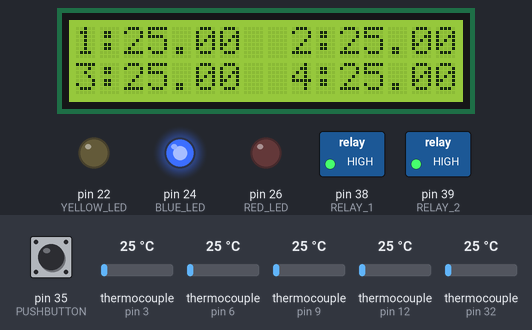
The sketch below on a simulated Arduino Mega 2560, built with avr-gcc and run on an emulated ATmega2560. On the bench: 16×2 character LCD, switched loads named in the sketch (green lamp = pin HIGH), output pins drawn as LEDs (lit = HIGH). The test bench sets the inputs (shaded band); at power-on: pin 35 (PUSHBUTTON) HIGH, thermocouple (sensors on pin 32, pin 3, pin 6, pin 9, pin 12) 25 °C. What the sketch prints to the serial monitor is not drawn.

Above: at 4.2 s.
4.3 s: pin 35 (PUSHBUTTON) pulled LOW for 3.2 s
At 7.6 s:
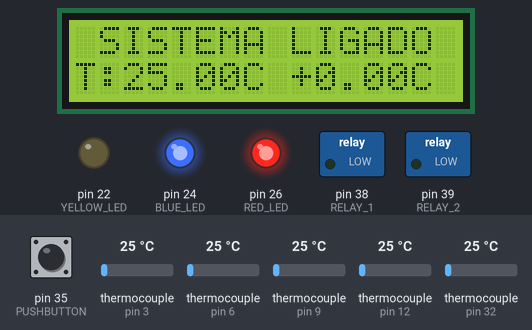
9.0 s: thermocouple (sensor on pin 32) set to 34 °C
At 11.2 s:
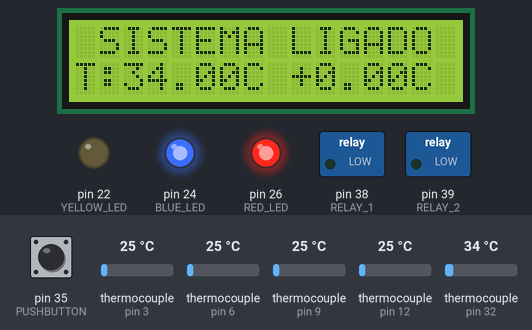
11.6 s: thermocouple (sensor on pin 32) set to 44 °C
At 13.5 s:
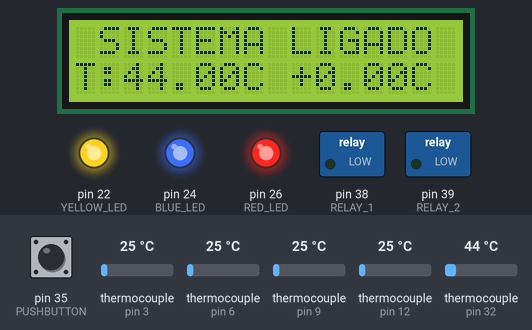
14.6 s: pin 35 (PUSHBUTTON) pulled LOW for 1.2 s
At 15.9 s:
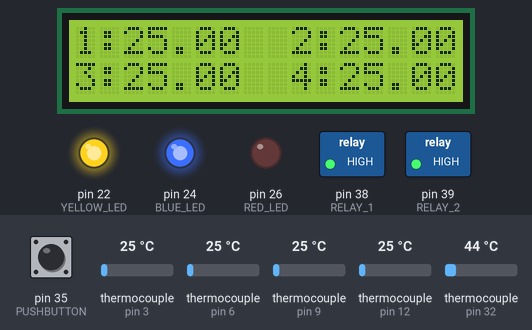
17.3 s: thermocouple (sensor on pin 3) set to 6 °C
At 19.4 s:
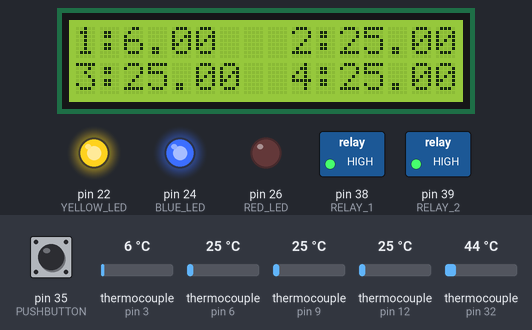
19.7 s: thermocouple (sensor on pin 6) set to 6 °C
At 21.0 s:
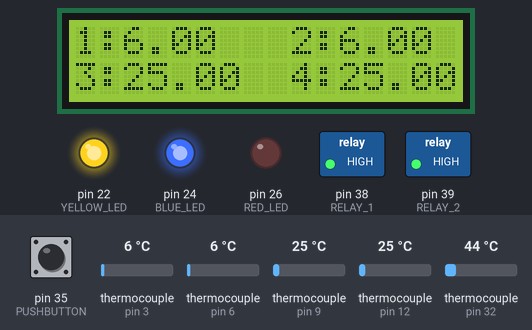
Timing chart, 0 to 22.7 s (numbered marks = the images above; inputs shaded):
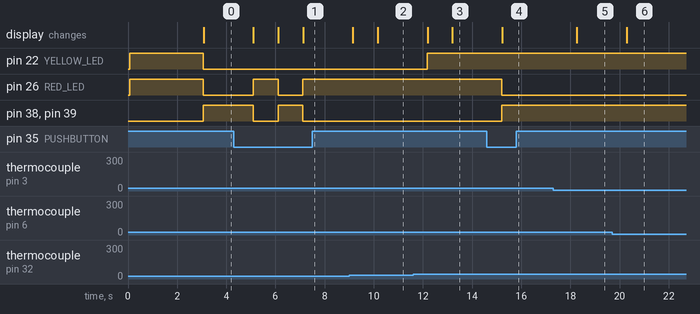

The sketch:

lucas_TCC.ino
```cpp
// BIBLIOTECA

#include "max6675.h" // include MAX6675
#include <LiquidCrystal.h> // LiquidCrystal

// PINOS DIGITAL

#define TK01_SLK 2      // pin SCK Sensor 1
#define TK01_CS 3       // pin CS  Sensor 1
#define TK01_SO 4       // pin SO  Sensor 1
#define TK02_SLK 5      // pin SCK Sensor 2
#define TK02_CS 6       // pin CS  Sensor 2
#define TK02_SO 7       // pin SO  Sensor 2
#define TK03_SLK 8      // pin SCK Sensor 3
#define TK03_CS 9       // pin CS  Sensor 3
#define TK03_SO 10      // pin SO  Sensor 3
#define TK04_SLK 11     // pin SCK Sensor 4
#define TK04_CS 12      // pin CS  Sensor 4
#define TK04_SO 13      // pin SO  Sensor 4
#define TK05_SLK 30     // pin SCK Sensor 5
#define TK05_CS 32      // pin CS  Sensor 5
#define TK05_SO 34      // pin SO  Sensor 5

#define YELLOW_LED 22   // pin LED AMARELO
#define BLUE_LED 24     // pin LED AZUL
#define RED_LED 26      // pin LED VERMELHO
#define PUSHBUTTON 35   // pin (Push Button)BOTÃO QUE INICIA O EXPERIMENTO
#define RELAY_1 38      // pin RESISTENCIA (Relay 1) AQUECER A BARRA
#define RELAY_2 39      // pin RESISTENCIA (Relay 2) AQUECER A BARRA

// VARIABLES
int T = 40;                   // Controle de temperatura do amarelo
int danger = 150;              // Valor de temperatura que o sistema desliga sozinho
unsigned long lastTime = 0;
const int interval = 10000;   // Tempo em milissegundos (10 segundos)
int state_button = 2;
float celsius_new = 0.0;
float celsius_old = 0.0;
LiquidCrystal lcd(43, 44, 47, 48, 51, 52); // Display

// INSTANCES

MAX6675 ktc01(TK01_SLK, TK01_CS, TK01_SO); // Instance Sensor 1 SENSOR BARRA
MAX6675 ktc02(TK02_SLK, TK02_CS, TK02_SO); // Instance Sensor 2 SENSOR BARRA
MAX6675 ktc03(TK03_SLK, TK03_CS, TK03_SO); // Instance Sensor 3 SENSOR BARRA
MAX6675 ktc04(TK04_SLK, TK04_CS, TK04_SO); // Instance Sensor 4 SENSOR BARRA
MAX6675 ktc05(TK05_SLK, TK05_CS, TK05_SO); // Instance Sensor 5 RESISTENCIA

void setup(){
    Serial.begin(9600); //INICIALIZA A SERIAL

    lcd.begin(16, 2);                  // Define o número de colunas e linhas do LCD
    lcd.clear();                       // Limpa a tela
    lcd.setCursor(0, 0);
    lcd.print("Iniciando Modulo");
    lcd.setCursor(3, 1);
    lcd.print("Aguarde... ");

    pinMode(PUSHBUTTON, INPUT_PULLUP); // Define o pino do botao como entrada
    pinMode(YELLOW_LED, OUTPUT);
    pinMode(BLUE_LED, OUTPUT);
    pinMode(RED_LED, OUTPUT);
    pinMode(RELAY_1, OUTPUT);
    pinMode(RELAY_2, OUTPUT);

    // PARAMETRO INICIAL DE VERIFICAÇÃO
    digitalWrite(YELLOW_LED, HIGH);
    digitalWrite(BLUE_LED, HIGH);
    digitalWrite(RED_LED, HIGH);
    digitalWrite(RELAY_1, LOW);
    digitalWrite(RELAY_2, LOW);
    delay(3000); // INTERVALO DE 1000 MILISSEGUNDOS
    digitalWrite(YELLOW_LED, LOW);
    digitalWrite(BLUE_LED, HIGH);
    digitalWrite(RED_LED, LOW);
    digitalWrite(RELAY_1, HIGH);
    digitalWrite(RELAY_2, HIGH);
}

void loop(){

    unsigned long currentTime = millis(); // Obtém o tempo atual em milissegundos

    // Verifica se já se passaram 10 segundos desde a última leitura
    if (currentTime - lastTime >= interval) {
        lastTime = currentTime; // Atualiza o tempo da última leitura

        // LÊ AS TEMPERATURAS DOS SENSORES E AS ENVIA PARA O PYTHON
        Serial.print(millis() / 1000.0); // Envia o tempo em segundos
        Serial.print(", ");
        Serial.print(ktc01.readCelsius());
        Serial.print(", ");
        Serial.print(ktc02.readCelsius());
        Serial.print(", ");
        Serial.print(ktc03.readCelsius());
        Serial.print(", ");
        Serial.print(ktc04.readCelsius());
        Serial.print(", ");
        Serial.print(ktc05.readCelsius());
        Serial.println();
    }

    // SE O BOTÃO FOR PRESSIONADO
    /*
    Quando o botão é precionado ele vai acrecentar um número saindo de um estado par(0) par impar(1)
    Quando estiver sobre a rotina IMPAR o LED VERMELHO vai LIGAR junto com as RESISTÊNCIAS,
    Inicialmento o Display estará fazendo a verificação das temperadtura dos 4 termopares
    Quando o botão for precionado o display sai da leitura dos 4 sensores e inicia a verificação do 5° termopar (resistencia)
    */
    if (digitalRead(PUSHBUTTON) == LOW){
        state_button = state_button + 1;
    }

    // LEDS
    digitalWrite(BLUE_LED, HIGH);       // SISTEMA (LIGADO)

    if (ktc05.readCelsius() >= T){      // CONTROLE DE TEMPERATURA (LED AMARELO)
      digitalWrite(YELLOW_LED, HIGH);   // RESISTÊNCIA >= T 40ºC
    } else {
      digitalWrite(YELLOW_LED, LOW);    // RESISTÊNCIA > T 40ºC
    }

    if (state_button % 2 == 0){         // SE PAR

        digitalWrite(RED_LED, LOW);     // RESISTÊNCIA DESLIGADA
        // RELAYs
        digitalWrite(RELAY_1, HIGH);    // RESISTÊNCIA DESLIGADA (DEVIDO AOS RELAY SEREM UM CONJUNTO DE 4 UNIDADES USADOS EM MOTORES)
        digitalWrite(RELAY_2, HIGH);    // RESISTÊNCIA DESLIGADA (DEVIDO AOS RELAY SEREM UM CONJUNTO DE 4 UNIDADES USADOS EM MOTORES)

         /*
          LIMPA A TELA DO DISPLAY, POSTERIORMENTE INICIA A LEITURA DA TEMPERATURA DO TERMISTOR 1 AO 4
          */
        // LCD DISPLAY
        lcd.clear();                     // Limpa a tela
        lcd.setCursor(0, 0);
        lcd.print("1:");
        lcd.setCursor(2, 0);
        lcd.print(ktc01.readCelsius());
        lcd.setCursor(7, 0);
        lcd.print("  ");
        lcd.setCursor(9, 0);
        lcd.print("2:");
        lcd.setCursor(11, 0);
        lcd.print(ktc02.readCelsius());
        lcd.setCursor(0, 1);
        lcd.print("3:");
        lcd.setCursor(2, 1);
        lcd.print(ktc03.readCelsius());
        lcd.setCursor(7, 1);
        lcd.print("  ");
        lcd.setCursor(9, 1);
        lcd.print("4:");
        lcd.setCursor(11, 1);
        lcd.print(ktc04.readCelsius());

    } // FINAL SE PAR
    /*
     QUANDO A VARIÁVEL STATE_BUTTON ESTA IMPAR, LIGA O LED VERMELHO, LIGA OS 2 RELAYs ACIONANDO AS 2 RESISTÊNCIAS E INICIA O AQUECIMENTO DA BARRA.
     */
    else { // SE IMPAR

        digitalWrite(RED_LED, HIGH);        // LED LIGADO
        // RELAYs
        digitalWrite(RELAY_1, LOW);         // RESISTÊNCIA LIGADO
        digitalWrite(RELAY_2, LOW);         // RESISTÊNCIA LIGADO

        /*
         SISTEMA DE SEGURANÇA IMPEDE QUE A BARRA ULTRAPASE OS 300°C.
         */
        if (ktc05.readCelsius() >= danger){ // 300ºC LIMITE DE PROTEÇÃO DO SISTEMA.
          state_button = state_button + 1;
          digitalWrite(RED_LED, LOW);       // DESLIGADO
          digitalWrite(RELAY_1, HIGH);
          digitalWrite(RELAY_2, HIGH);
        }

        // LCD DISPLAY
        lcd.clear();
        lcd.setCursor(1, 0);
        lcd.print("SISTEMA LIGADO");
        celsius_new = ktc05.readCelsius() - celsius_old;
        lcd.setCursor(0, 1);
        lcd.print("T:");
        lcd.setCursor(2, 1);
        lcd.print(ktc05.readCelsius());
        lcd.setCursor(7, 1);
        lcd.print("C +");
        lcd.setCursor(10, 1);
        lcd.print(abs(celsius_new));
        celsius_old = ktc05.readCelsius();
        lcd.setCursor(14, 1);
        lcd.print("C");

    } // FINAL IMPAR

    delay(1000); //INTERVALO DE 500 MILISSEGUNDOS
} // end void
```

Measured:
- the behaviour switches between 39 and 40 °C on thermocouple (sensor on pin 32) (found by bisection; images 2 and 3)
- after the input at 4.3 s, pin 26 (RED_LED): LOW → HIGH after 0.79 s, → LOW 1.0 s later, → HIGH 1.0 s later; pin 38 (RELAY_1), pin 39 (RELAY_2): HIGH → LOW after 0.79 s, → HIGH 1.0 s later, → LOW 1.0 s later; the display: first changes after 0.80 s (image 1 shows a later state)
- after the input at 9.0 s, the display: first changes after 0.15 s (image 2 shows a later state)
- after the input at 11.6 s, pin 22 (YELLOW_LED): LOW → HIGH after 0.58 s; the display: first changes after 0.59 s (image 3 shows a later state)
- after the input at 14.6 s, pin 26 (RED_LED): HIGH → LOW after 0.61 s; pin 38 (RELAY_1), pin 39 (RELAY_2): LOW → HIGH after 0.61 s; the display: changes after 0.62 s (image 4)
- after the input at 17.3 s, the display: changes after 0.96 s (image 5)
- after the input at 19.7 s, the display: changes after 0.59 s (image 6)
